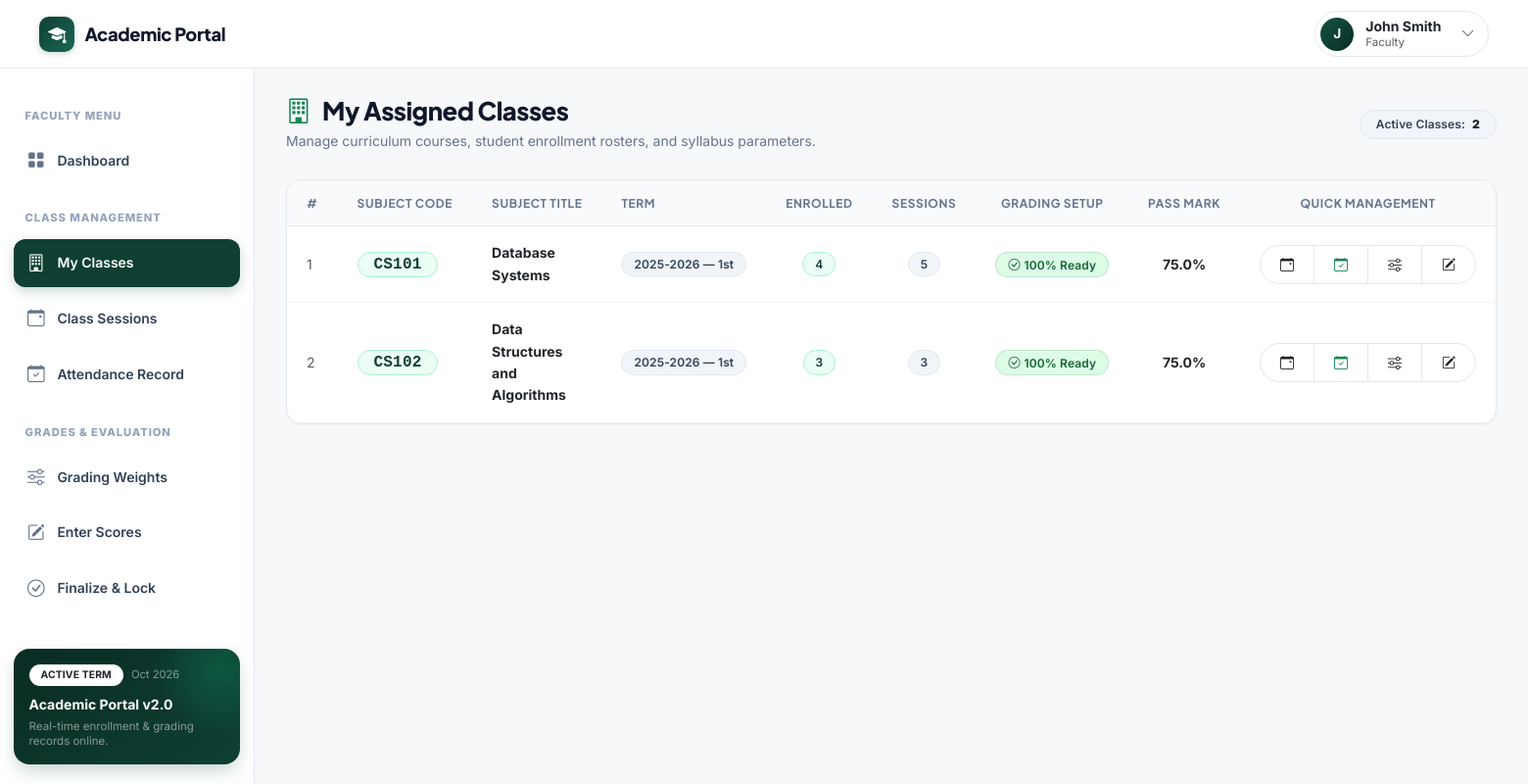
The page /instructor/classes.php (signed in) on the database its author committed.
### tables this page shows
CREATE TABLE IF NOT EXISTS classes (
    class_id            INT             AUTO_INCREMENT PRIMARY KEY,
    subject_id          INT             NOT NULL,
    instructor_id       INT             NOT NULL,
    school_year         VARCHAR(9)      NOT NULL COMMENT 'e.g. 2025-2026',
    school_semester     ENUM('1st','2nd','Summer') NOT NULL,
    passing_threshold   DECIMAL(5,2)    NOT NULL DEFAULT 75.00 COMMENT 'Configurable passing mark',

    CONSTRAINT fk_classes_subject
        FOREIGN KEY (subject_id) REFERENCES subjects(subject_id)
        ON DELETE RESTRICT ON UPDATE CASCADE,
    CONSTRAINT fk_classes_instructor
        FOREIGN KEY (instructor_id) REFERENCES instructors(instructor_id)
        ON DELETE RESTRICT ON UPDATE CASCADE,

    INDEX idx_classes_term (school_year, school_semester),
    INDEX idx_classes_subject (subject_id),
    INDEX idx_classes_instructor (instructor_id)
);

CREATE TABLE IF NOT EXISTS subjects (
    subject_id      INT             AUTO_INCREMENT PRIMARY KEY,
    subject_code    VARCHAR(20)     NOT NULL UNIQUE,
    subject_name    VARCHAR(100)    NOT NULL
);

### includes/permissions.php (called while the page is built, shortened)
<?php
function e($value): string {
    return htmlspecialchars((string)$value, ENT_QUOTES, 'UTF-8');
}

### instructor/classes.php (the view, shortened to what this page needs)
<?php
require_once __DIR__ . '/../includes/header.php';
$pdo = db_connect();
$instructor = get_current_instructor($pdo);
$stmt = $pdo->prepare(
    'SELECT c.class_id, s.subject_code, s.subject_name, c.school_year, c.school_semester,
            c.passing_threshold,
            (SELECT COUNT(*) FROM student_classes sc WHERE sc.class_id = c.class_id) AS enrolled,
            (SELECT COUNT(*) FROM class_sessions cs WHERE cs.class_id = c.class_id) AS sessions,
            (SELECT COUNT(*) FROM grading_components gc WHERE gc.class_id = c.class_id) AS components,
            (SELECT COALESCE(SUM(gc2.weight_percentage), 0) FROM grading_components gc2 WHERE gc2.class_id = c.class_id) AS total_weight
     FROM classes c
     JOIN subjects s ON c.subject_id = s.subject_id
     WHERE c.instructor_id = ?
     ORDER BY c.school_year DESC, c.school_semester DESC, s.subject_code ASC'
);
$stmt->execute([$instructor['instructor_id']]);
$classes = $stmt->fetchAll();
?>
<div class="page-header-row">
    <div>
        <h1 class="page-title">
            <i class="bi bi-building text-success me-1"></i>My Assigned Classes
        </h1>
        <p class="page-subtitle">Manage curriculum courses, student enrollment rosters, and syllabus parameters.</p>
    </div>
    <div>
        <span class="badge bg-secondary px-3 py-2">
            Active Classes: <strong class="text-dark ms-1"><?php echo count($classes); ?></strong>
        </span>
    </div>
</div>
<div class="card">
    <div class="table-responsive">
        <table class="table table-hover align-middle mb-0" id="classesTable">
            <thead>
                <tr>
                    <th style="width: 50px;">#</th>
                    <th>Subject Code</th>
                    <th>Subject Title</th>
                    <th>Term</th>
                    <th class="text-center">Enrolled</th>
                    <th class="text-center">Sessions</th>
                    <th class="text-center">Grading Setup</th>
                    <th class="text-center">Pass Mark</th>
                    <th class="text-center">Quick Management</th>
                </tr>
            </thead>
            <tbody>
                <?php if (empty($classes)): ?>
                    <tr>
                        <td colspan="9" class="text-center py-5 text-muted">
                            <i class="bi bi-inbox fs-2 d-block mb-2 text-subtle"></i>
                            No classes assigned to your faculty profile.
                        </td>
                    </tr>
                <?php else: ?>
                    <?php foreach ($classes as $i => $cls): ?>
                        <?php
                        $weight_ok = abs($cls['total_weight'] - 100) < 0.01;
                        ?>
                        <tr>
                            <td class="text-muted small"><?php echo $i + 1; ?></td>
                            <td>
                                <span class="badge bg-primary fs-6 px-3 py-1 font-monospace">
                                    <?php echo e($cls['subject_code']); ?>
                                </span>
                            </td>
                            <td>
                                <div class="fw-bold text-dark"><?php echo e($cls['subject_name']); ?></div>
                            </td>
                            <td>
                                <span class="badge bg-secondary">
                                    <?php echo e($cls['school_year'] . ' — ' . $cls['school_semester']); ?>
                                </span>
                            </td>
                            <td class="text-center">
                                <span class="badge bg-primary"><?php echo $cls['enrolled']; ?></span>
                            </td>
                            <td class="text-center">
                                <span class="badge bg-secondary"><?php echo $cls['sessions']; ?></span>
                            </td>
                            <td class="text-center">
                                <?php if ($weight_ok): ?>
                                    <span class="badge bg-success"><i class="bi bi-check-circle me-1"></i>100% Ready</span>
                                <?php else: ?>
                                    <span class="badge bg-warning"><?php echo number_format($cls['total_weight'], 1); ?>% Setup</span>
                                <?php endif; ?>
                            </td>
                            <td class="text-center">
                                <span class="fw-bold text-dark"><?php echo number_format($cls['passing_threshold'], 1); ?>%</span>
                            </td>
                            <td class="text-center">
                                <div class="btn-group btn-group-sm">
                                    <a href="sessions.php?class_id=<?php echo $cls['class_id']; ?>" class="btn btn-subtle" title="Sessions"><i class="bi bi-calendar-event text-dark"></i></a>
                                    <a href="attendance.php?class_id=<?php echo $cls['class_id']; ?>" class="btn btn-subtle" title="Attendance"><i class="bi bi-calendar-check text-success"></i></a>
                                    <a href="grading-components.php?class_id=<?php echo $cls['class_id']; ?>" class="btn btn-subtle" title="Weights"><i class="bi bi-sliders text-dark"></i></a>
                                    <a href="grades.php?class_id=<?php echo $cls['class_id']; ?>" class="btn btn-subtle" title="Enter Scores"><i class="bi bi-pencil-square text-dark"></i></a>
                                </div>
                            </td>
                        </tr>
                    <?php endforeach; ?>
                <?php endif; ?>
            </tbody>
        </table>
    </div>
</div>
<?php require_once __DIR__ . '/../includes/footer.php'; ?>

### rows shown on the page
classes: subject.subject_code "CS101", subject.subject_name "Database Systems", school_year+school_semester "2025-2026 — 1st", enrolled "4", sessions "5", passing_threshold "75.0"
classes: subject.subject_code "CS102", subject.subject_name "Data Structures and Algorithms", school_year+school_semester "2025-2026 — 1st", enrolled "3", sessions "3", passing_threshold "75.0"

### other values the page prints
substr($display_name, 0, 1) "J"
$display_name "John Smith"
$role_badge "Faculty"
count($classes) "2"
